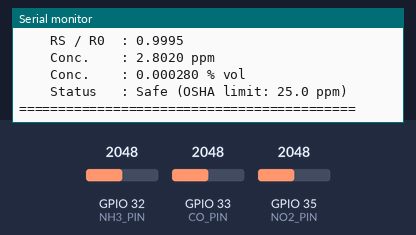
The program below on a simulated ESP32. On the bench: the last lines printed to the serial monitor. Inputs (shaded band) come from the test bench; at power-on: GPIO 32 (NH3_PIN) = 2048, GPIO 33 (CO_PIN) = 2048, GPIO 35 (NO2_PIN) = 2048.

Above: at 2.2 s.
2.3 s: GPIO 32 (NH3_PIN) set to 4095
At 3.8 s:
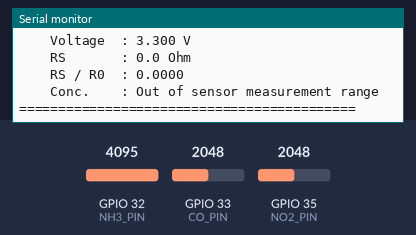
6.6 s: GPIO 33 (CO_PIN) set to 2866
9.4 s: GPIO 35 (NO2_PIN) set to 2866
12.2 s: GPIO 32 (NH3_PIN) set to 3603
At 14.6 s:
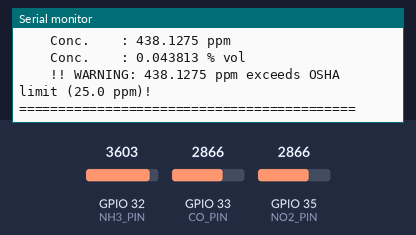
15.0 s: GPIO 33 (CO_PIN) set to 3603
17.8 s: GPIO 35 (NO2_PIN) set to 3603
Timing chart, 0 to 20.8 s (numbered marks = the images above; inputs shaded):
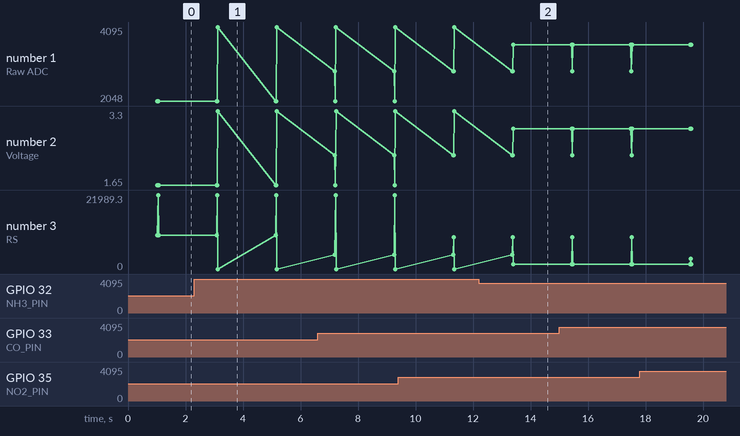

The program:

main.cpp
```cpp
// ================================================================
//  MICS-6814 Triple Gas Sensor – ESP32 Analog Driver
//  Gases  : CO (Carbon Monoxide), NO2 (Nitrogen Dioxide),
//           NH3 (Ammonia)
//  Output : Raw ADC | Voltage | RS | RS/R0 | ppm | % volume
// ================================================================
#include <Arduino.h>

// ── GPIO Pins ────────────────────────────────────────────────────
const int CO_PIN  = 33;
const int NO2_PIN = 35;   // Input-only ADC1 pin
const int NH3_PIN = 32;

// ── ADC & Reference Voltage ──────────────────────────────────────
const float VREF = 3.3f;  // ESP32 supply / ADC reference (V)

// ── Load Resistors (RL) ──────────────────────────────────────────
// These are the fixed resistors on your MICS-6814 breakout board.
// Check the schematic of your specific board and adjust accordingly.
// Common values: CO = 10kΩ, NO2 = 22kΩ, NH3 = 10kΩ
const float RL_CO  = 10000.0f;   // 10 kΩ
const float RL_NO2 = 22000.0f;   // 22 kΩ
const float RL_NH3 = 10000.0f;   // 10 kΩ

// ── Baseline Resistance R0 (Ω) in Clean Air ─────────────────────
// HOW TO CALIBRATE:
//   1. Place the sensor outdoors or in clean, fresh air.
//   2. Power it on and let it warm up for at least 24 hours.
//   3. Enable CALIBRATION_MODE = true and observe the RS values.
//   4. Once RS values have stabilised, copy them here as R0_xx.
//   5. Set CALIBRATION_MODE = false for normal operation.
//
// NOTE: These defaults are placeholders – accuracy requires
//       running calibration with your specific hardware.
float R0_CO  = 10000.0f;   // <-- Replace after calibration
float R0_NO2 = 10000.0f;   // <-- Replace after calibration
float R0_NH3 = 10000.0f;   // <-- Replace after calibration

// Set true during first-time calibration in clean air
const bool CALIBRATION_MODE = false;

// ── Sensitivity Curves (MICS-6814 Datasheet – Power-Law Fit) ────
//
// The sensor resistance ratio (RS/R0) follows a power-law curve:
//   RS/R0 = a * ppm^b
//
// Rearranged to solve for ppm:
//   ppm = (RS/R0 / a)^(1/b)
//
// Behaviour:
//   Reducing gases (CO, NH3) : RS decreases as concentration rises → b < 0
//   Oxidising gas  (NO2)     : RS increases as concentration rises → b > 0
//
//  Gas   Valid Range    a        b       Source
//  CO    1 – 1000 ppm   4.40    -0.336  MICS-6814 datasheet
//  NO2   0.05 – 10 ppm  0.1516   0.979  MICS-6814 datasheet
//  NH3   1 – 500 ppm    1.50    -0.394  MICS-6814 datasheet
struct GasCurve { float a, b; };

const GasCurve CURVE_CO  = {  4.40f,  -0.336f };
const GasCurve CURVE_NO2 = {  0.1516f, 0.9790f };
const GasCurve CURVE_NH3 = {  1.50f,  -0.394f };

// ── Safety / Hazard Thresholds ───────────────────────────────────
// Based on OSHA 8-hour Time-Weighted Average (TWA) limits
const float LIMIT_CO  =  35.0f;   // ppm – OSHA TWA
const float LIMIT_NO2 =   3.0f;   // ppm – OSHA TWA
const float LIMIT_NH3 =  25.0f;   // ppm – OSHA TWA

// ================================================================
//  calcRS: Convert raw ADC reading to sensor resistance RS (Ω)
//
//  Circuit: VCC ──[ RS (sensor) ]── VOUT(pin) ──[ RL ]── GND
//           Vout = VREF * RL / (RS + RL)
//     =>    RS   = RL  * (VREF – Vout) / Vout
// ================================================================
float calcRS(int raw, float RL) {
  float Vout = (raw / 4095.0f) * VREF;
  if (Vout < 0.001f) Vout = 0.001f;   // prevent division by zero
  return RL * (VREF - Vout) / Vout;
}

// ================================================================
//  calcPPM: Convert the RS/R0 ratio to gas concentration in ppm
//           ppm = (RS/R0 / a)^(1/b)
//  Returns -1.0 if the ratio is zero or the result is invalid.
// ================================================================
float calcPPM(float RS, float R0, const GasCurve& c) {
  if (RS <= 0.0f || R0 <= 0.0f) return -1.0f;
  float ratio = RS / R0;
  float ppm   = powf(ratio / c.a, 1.0f / c.b);
  return (ppm > 0.0f) ? ppm : -1.0f;
}

// ppm → % volume  (1 % volume = 10,000 ppm)
float ppmToPercent(float ppm) {
  return ppm / 10000.0f;
}

// ── Sensor result bundle ─────────────────────────────────────────
struct GasReading {
  const char* label;
  int         pin;
  int         raw;
  float       voltage;
  float       RS;
  float       RS_R0;
  float       ppm;
  float       percent;
  float       limit;
};

// ================================================================
//  readGas: Perform ADC reading and compute all derived values
// ================================================================
GasReading readGas(const char* label, int pin,
                   float RL,    float R0,
                   const GasCurve& curve, float limit)
{
  int   raw  = analogRead(pin);
  float volt = (raw / 4095.0f) * VREF;
  float RS   = calcRS(raw, RL);
  float ppm  = calcPPM(RS, R0, curve);
  return { label, pin, raw, volt, RS, RS / R0,
           ppm, ppmToPercent(ppm), limit };
}

// ================================================================
//  printReading: Output formatted results to the Serial Monitor
// ================================================================
void printReading(const GasReading& g) {
  Serial.printf("\n  [%s]  GPIO %d\n", g.label, g.pin);
  Serial.printf("    Raw ADC  : %d\n",     g.raw);
  Serial.printf("    Voltage  : %.3f V\n", g.voltage);
  Serial.printf("    RS       : %.1f Ohm\n", g.RS);
  Serial.printf("    RS / R0  : %.4f\n",   g.RS_R0);

  if (g.ppm >= 0.0f) {
    Serial.printf("    Conc.    : %.4f ppm\n",    g.ppm);
    Serial.printf("    Conc.    : %.6f %% vol\n", g.percent);

    if (g.ppm >= g.limit)
      Serial.printf("    !! WARNING: %.4f ppm exceeds OSHA limit (%.1f ppm)!\n",
                    g.ppm, g.limit);
    else
      Serial.printf("    Status   : Safe (OSHA limit: %.1f ppm)\n", g.limit);
  } else {
    Serial.println("    Conc.    : Out of sensor measurement range");
  }
}

// ================================================================
void setup() {
  Serial.begin(115200);
  delay(1000);

  Serial.println("\n===========================================");
  Serial.println("   MICS-6814 Triple Gas Sensor – ESP32");
  Serial.println("===========================================");

  pinMode(CO_PIN,  INPUT);
  pinMode(NO2_PIN, INPUT);
  pinMode(NH3_PIN, INPUT);

  // ADC_11db allows reading voltages up to ~3.1–3.3 V
  // Note: newer ESP32 Arduino cores use ADC_ATTEN_DB_11 or DB_12
  analogSetAttenuation(ADC_11db);

  if (CALIBRATION_MODE) {
    Serial.println("MODE: CALIBRATION");
    Serial.println(">> Expose sensor to CLEAN AIR and wait 24 h.");
    Serial.println(">> Copy the stable RS values into R0_CO, R0_NO2, R0_NH3.");
  } else {
    Serial.println("MODE: MEASUREMENT");
    Serial.println("Sensor warming up...");
    Serial.println("(For best accuracy run warm-up for at least 1 hour)\n");
  }
}

// ================================================================
void loop() {
  GasReading co  = readGas("CO ",  CO_PIN,  RL_CO,  R0_CO,  CURVE_CO,  LIMIT_CO);
  GasReading no2 = readGas("NO2",  NO2_PIN, RL_NO2, R0_NO2, CURVE_NO2, LIMIT_NO2);
  GasReading nh3 = readGas("NH3",  NH3_PIN, RL_NH3, R0_NH3, CURVE_NH3, LIMIT_NH3);

  Serial.println("===========================================");
  Serial.printf("  Timestamp: %lu ms\n", millis());

  if (CALIBRATION_MODE) {
    // Print only RS values to identify stable R0 in clean air
    Serial.println("\n  CALIBRATION – RS values in clean air:");
    Serial.printf("    R0_CO  candidate : %.1f Ohm\n", co.RS);
    Serial.printf("    R0_NO2 candidate : %.1f Ohm\n", no2.RS);
    Serial.printf("    R0_NH3 candidate : %.1f Ohm\n", nh3.RS);
    Serial.println("\n  Copy the stable values above into the R0_xx constants.");
  } else {
    printReading(co);
    printReading(no2);
    printReading(nh3);
  }

  Serial.println("\n===========================================\n");
  delay(2000);
}
```

Measured:
- after the input at 2.3 s, the serial monitor: prints a new line after 0.82 s (image 1)
- after the input at 12.2 s, the serial monitor: prints a new line after 1.2 s (image 2)
- plotted number 1: 2048 → 4095 after the input at 2.3 s, 4095 → 3603 after the input at 12.2 s
- plotted number 2: 1.65 → 3.3 after the input at 2.3 s, 3.3 → 2.9 after the input at 12.2 s
- plotted number 3: 0 → 1365.5 after the input at 12.2 s
